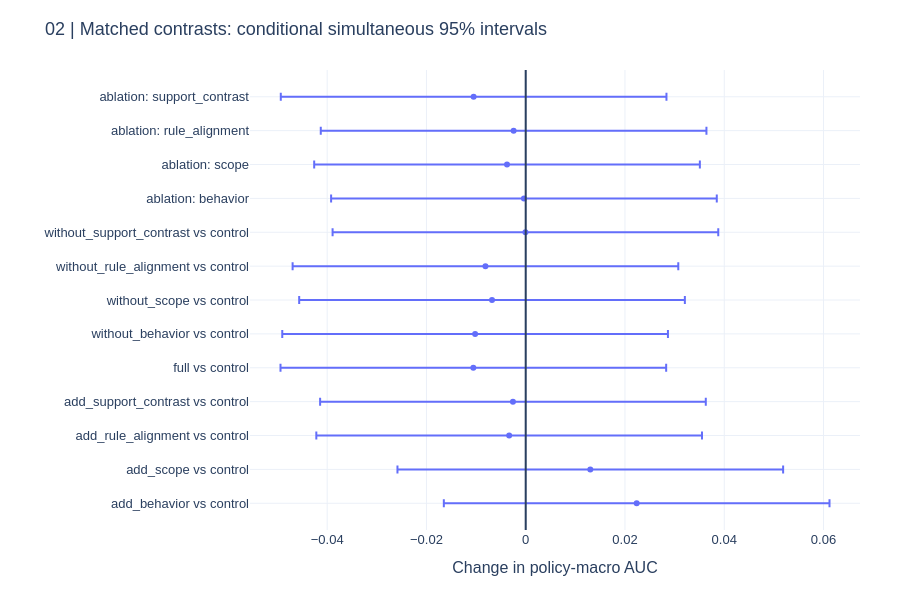
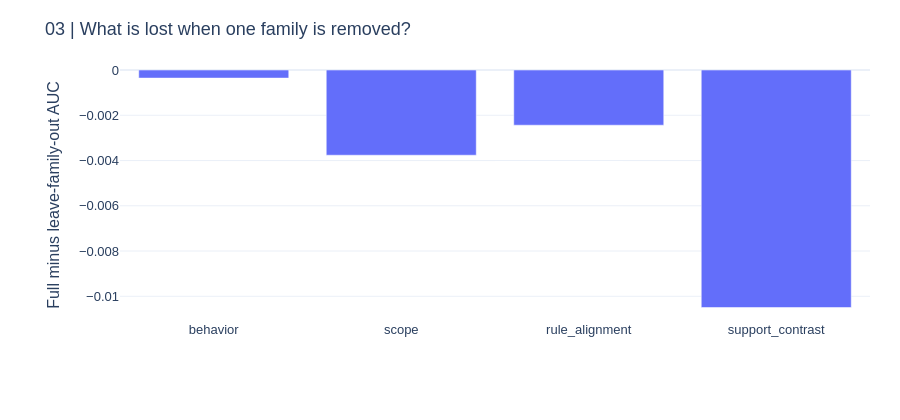

Notebook cell for these charts, in order:
### Markdown cell above
## 4. Paired uncertainty and actual family contributions

The 500 comment-group bootstrap draws are paired across all outputs. The simultaneous intervals cover the 13 registered macro-AUC contrasts, not the full adaptive project history. They condition on these fitted predictions and two repeatedly inspected policies; they are not independent confirmation.

A feature family must earn its place through addition/removal evidence—not a coefficient or a large column count.

### Code cell
display(pd.DataFrame(result["comparisons"]))
CHARTS[1].show(renderer="plotly_mimetype")
CHARTS[2].show(renderer="plotly_mimetype")

### Figure 1 — Plotly figure (JSON) as saved in the notebook; plotly's stock layout.template omitted (floating-point values rounded to 4 significant figures)
{"data": [{"error_x": {"array": [0.03885, 0.03885, 0.03885, 0.03885, 0.03885, 0.03885, 0.03885, 0.03885, 0.03885, 0.03885, 0.03885, 0.03885, 0.03885], "arrayminus": [0.03885, 0.03885, 0.03885, 0.03885, 0.03885, 0.03885, 0.03885, 0.03885, 0.03885, 0.03885, 0.03885, 0.03885, 0.03885]}, "mode": "markers", "type": "scatter", "x": [0.02235, 0.01301, -0.003336, -0.002571, -0.01055, -0.0102, -0.006788, -0.008114, -5.812e-05, -0.0003572, -0.003766, -0.002439, -0.0105], "y": ["add_behavior vs control", "add_scope vs control", "add_rule_alignment vs control", "add_support_contrast vs control", "full vs control", "without_behavior vs control", "without_scope vs control", "without_rule_alignment vs control", "without_support_contrast vs control", "ablation: behavior", "ablation: scope", "ablation: rule_alignment", "ablation: support_contrast"]}], "layout": {"font": {"family": "Arial", "size": 13}, "height": 600, "margin": {"b": 70, "l": 250, "r": 40, "t": 70}, "shapes": [{"type": "line", "x0": 0, "x1": 0, "xref": "x", "y0": 0, "y1": 1, "yref": "y domain"}], "title": {"text": "02 | Matched contrasts: conditional simultaneous 95% intervals"}, "xaxis": {"title": {"text": "Change in policy-macro AUC"}}, "yaxis": {"automargin": true}}}

### Figure 2 — Plotly figure (JSON) as saved in the notebook; plotly's stock layout.template omitted (floating-point values rounded to 4 significant figures)
{"data": [{"type": "bar", "x": ["behavior", "scope", "rule_alignment", "support_contrast"], "y": [-0.0003572, -0.003766, -0.002439, -0.0105]}], "layout": {"font": {"family": "Arial", "size": 13}, "height": 420, "margin": {"b": 100, "l": 120, "r": 30, "t": 70}, "title": {"text": "03 | What is lost when one family is removed?"}, "yaxis": {"automargin": true, "title": {"text": "Full minus leave-family-out AUC"}}}}
